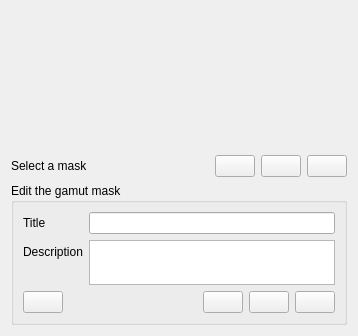
<?xml version="1.0" encoding="UTF-8"?>
<ui version="4.0">
 <class>wdgGamutMaskChooser</class>
 <widget class="QWidget" name="wdgGamutMaskChooser">
  <property name="geometry">
   <rect>
    <x>0</x>
    <y>0</y>
    <width>358</width>
    <height>336</height>
   </rect>
  </property>
  <layout class="QVBoxLayout" name="verticalLayout_3">
   <item>
    <widget class="KisGamutMaskChooser" name="maskChooser" native="true">
     <property name="sizePolicy">
      <sizepolicy hsizetype="Expanding" vsizetype="Preferred">
       <horstretch>0</horstretch>
       <verstretch>0</verstretch>
      </sizepolicy>
     </property>
    </widget>
   </item>
   <item>
    <layout class="QHBoxLayout" name="horizontalLayout">
     <item>
      <widget class="QLabel" name="labelMaskName">
       <property name="sizePolicy">
        <sizepolicy hsizetype="Expanding" vsizetype="Preferred">
         <horstretch>0</horstretch>
         <verstretch>0</verstretch>
        </sizepolicy>
       </property>
       <property name="text">
        <string>Select a mask</string>
       </property>
      </widget>
     </item>
     <item>
      <widget class="QPushButton" name="bnMaskSet">
       <property name="toolTip">
        <string>Apply To Selector</string>
       </property>
       <property name="text">
        <string/>
       </property>
      </widget>
     </item>
     <item>
      <widget class="QPushButton" name="bnMaskEditor">
       <property name="toolTip">
        <string>Edit</string>
       </property>
       <property name="text">
        <string/>
       </property>
      </widget>
     </item>
     <item>
      <widget class="QPushButton" name="bnMaskDelete">
       <property name="toolTip">
        <string>Delete</string>
       </property>
       <property name="text">
        <string/>
       </property>
      </widget>
     </item>
    </layout>
   </item>
   <item>
    <widget class="QGroupBox" name="maskPropertiesBox">
     <property name="sizePolicy">
      <sizepolicy hsizetype="Preferred" vsizetype="Minimum">
       <horstretch>0</horstretch>
       <verstretch>0</verstretch>
      </sizepolicy>
     </property>
     <property name="title">
      <string>Edit the gamut mask</string>
     </property>
     <layout class="QVBoxLayout" name="verticalLayout_2">
      <item>
       <layout class="QFormLayout" name="formLayout">
        <property name="verticalSpacing">
         <number>6</number>
        </property>
        <item row="0" column="0">
         <widget class="QLabel" name="maskTitleLabel">
          <property name="text">
           <string>Title</string>
          </property>
         </widget>
        </item>
        <item row="0" column="1">
         <widget class="QLineEdit" name="maskTitleEdit">
          <property name="maxLength">
           <number>30</number>
          </property>
         </widget>
        </item>
        <item row="1" column="0">
         <widget class="QLabel" name="maskDescriptionLabel">
          <property name="text">
           <string>Description</string>
          </property>
         </widget>
        </item>
        <item row="1" column="1">
         <widget class="QPlainTextEdit" name="maskDescriptionEdit">
          <property name="sizePolicy">
           <sizepolicy hsizetype="Expanding" vsizetype="Minimum">
            <horstretch>0</horstretch>
            <verstretch>0</verstretch>
           </sizepolicy>
          </property>
          <property name="minimumSize">
           <size>
            <width>0</width>
            <height>0</height>
           </size>
          </property>
          <property name="maximumSize">
           <size>
            <width>16777215</width>
            <height>45</height>
           </size>
          </property>
          <property name="baseSize">
           <size>
            <width>0</width>
            <height>0</height>
           </size>
          </property>
         </widget>
        </item>
       </layout>
      </item>
      <item>
       <layout class="QHBoxLayout" name="horizontalLayout_3">
        <item>
         <widget class="QPushButton" name="bnCancelMaskEdit">
          <property name="toolTip">
           <string>Cancel</string>
          </property>
          <property name="text">
           <string/>
          </property>
         </widget>
        </item>
        <item>
         <spacer name="horizontalSpacer_2">
          <property name="orientation">
           <enum>Qt::Horizontal</enum>
          </property>
          <property name="sizeHint" stdset="0">
           <size>
            <width>40</width>
            <height>20</height>
           </size>
          </property>
         </spacer>
        </item>
        <item>
         <widget class="QPushButton" name="bnPreviewMask">
          <property name="enabled">
           <bool>true</bool>
          </property>
          <property name="toolTip">
           <string>Preview</string>
          </property>
          <property name="text">
           <string/>
          </property>
         </widget>
        </item>
        <item>
         <widget class="QPushButton" name="bnSaveMask">
          <property name="toolTip">
           <string>Save</string>
          </property>
          <property name="text">
           <string/>
          </property>
         </widget>
        </item>
        <item>
         <widget class="QPushButton" name="bnSaveMaskNew">
          <property name="toolTip">
           <string>Save As New</string>
          </property>
          <property name="text">
           <string/>
          </property>
         </widget>
        </item>
       </layout>
      </item>
     </layout>
    </widget>
   </item>
  </layout>
 </widget>
 <customwidgets>
  <customwidget>
   <class>KisGamutMaskChooser</class>
   <extends>QWidget</extends>
   <header>KisGamutMaskChooser.h</header>
   <container>1</container>
  </customwidget>
 </customwidgets>
 <resources/>
 <connections/>
</ui>
